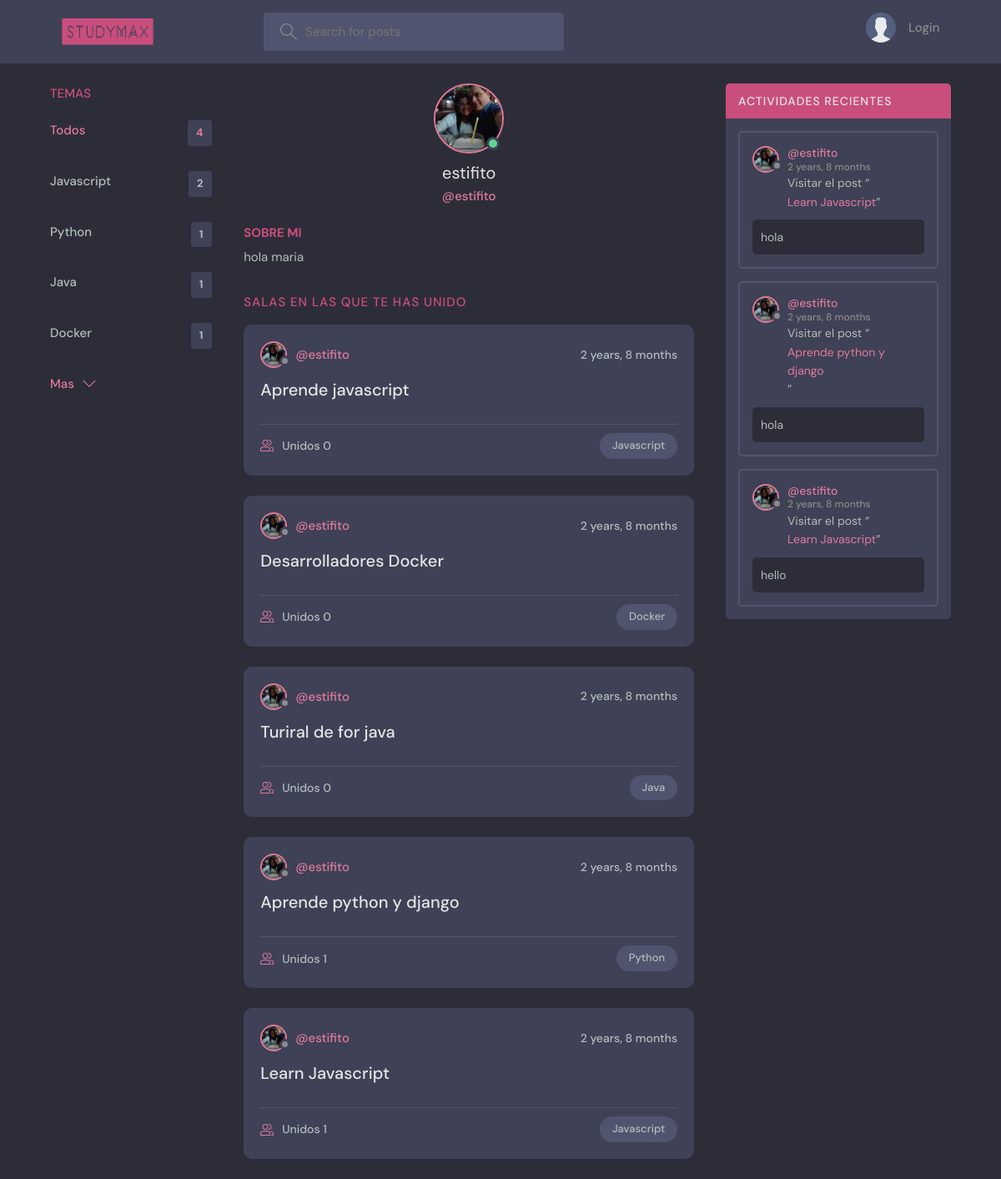
The app's page /profile/1/, older data.
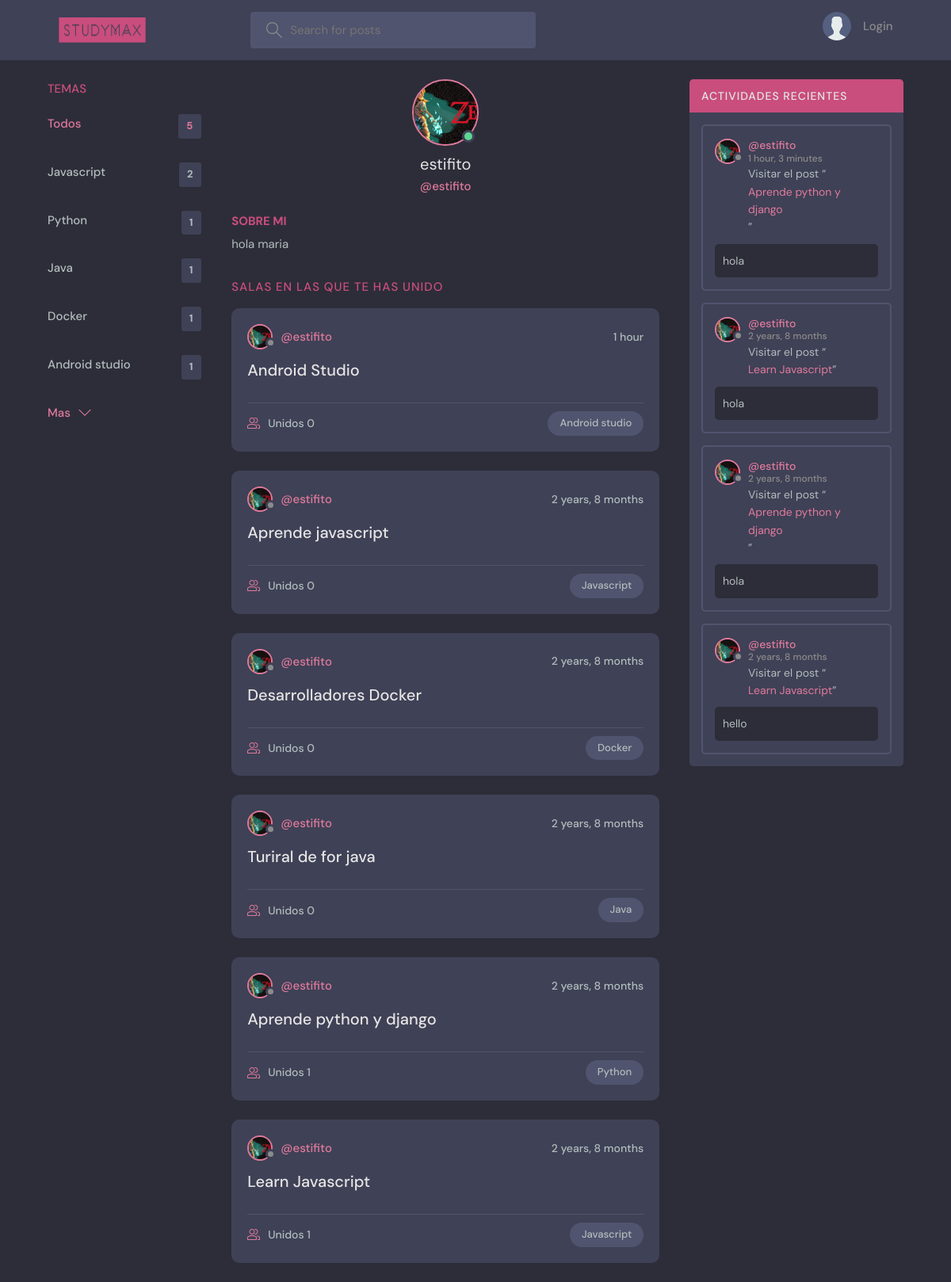
The same page, newer data.
### base/models.py (models this page shows, shortened)
class Topic(models.Model):
    name = models.CharField(max_length=200)

class User(AbstractUser):
    name = models.CharField(max_length=200, null=True)
    email = models.EmailField(unique=True, null=True)
    bio = models.TextField(null=True)
    avatar = models.ImageField(null=True, default="avatar.svg")
    USERNAME_FIELD = 'email'
    REQUIRED_FIELDS = []

class Room(models.Model):
    host = models.ForeignKey(User, on_delete=models.SET_NULL, null=True)
    topic = models.ForeignKey(Topic, on_delete=models.SET_NULL, null=True)
    name = models.CharField(max_length=200)
    description = models.TextField(null=True, blank=True)
    participants = models.ManyToManyField(
        User, related_name='participants', blank=True)
    updated = models.DateTimeField(auto_now=True)
    created = models.DateTimeField(auto_now_add=True)
    class Meta:
        ordering = ['-updated', '-created']
    def __str__(self):
        return self.name

class Message(models.Model):
    user = models.ForeignKey(User, on_delete=models.CASCADE)
    room = models.ForeignKey(Room, on_delete=models.CASCADE)
    body = models.TextField()
    updated = models.DateTimeField(auto_now=True)
    created = models.DateTimeField(auto_now_add=True)
    class Meta:
        ordering = ['-updated', '-created']

### base/views.py (the view)
# urls.py: path('profile/<str:pk>/', views.userProfile, name="user-profile"),
def userProfile(request, pk):
    user = User.objects.get(id=pk)
    rooms = user.room_set.all()
    room_messages = user.message_set.all()
    topics = Topic.objects.all()
    context = {'user': user, 'rooms': rooms,
               'room_messages': room_messages, 'topics': topics}
    return render(request, 'base/profile.html', context)

### base/templates/base/profile.html (shortened to what this page needs)
{% extends 'main.html' %}
{% block content %}
<main class="profile-page layout layout--3">
  <div class="container">
    {% include 'base/topics_component.html' %}
    <div class="roomList">
      <div class="profile">
        <div class="profile__avatar">
          <div class="avatar avatar--large active">
            <img src="{{user.avatar.url}}" />
          </div>
        </div>
        <div class="profile__info">
          <h3>{{user.name}}</h3>
          <p>@{{user.username}}</p>
        </div>
        <div class="profile__about">
          <h3>Sobre mi</h3>
          <p>
            {{user.bio}}
          </p>
        </div>
      </div>
      <div class="roomList__header">
        <div>
          <h2>Salas en las que te has unido</a>
          </h2>
        </div>
      </div>
      {% include 'base/feed_component.html' %}
    </div>
    {% include 'base/activity_component.html' %}
  </div>
</main>
{% endblock content %}

### templates/main.html (shortened to what this page needs)
{% load static %}
<!DOCTYPE html>
<html lang="en">
<head>
    <link rel="stylesheet" href="{% static 'styles/estilos.css' %}" />
</head>
<body>
    {% include 'navbar.html' %}
    {% block content %}
    {% endblock %}
</body>
</html>

### templates/navbar.html (shortened to what this page needs)
{% load static %}
<header class="header header--loggedIn">
    <div class="container">
        <a href="{% url 'home' %}" class="header__logo">
            <img src="{% static 'images/logo.png' %}" width="100%" />
        </a>
        <form class="header__search" method="GET" action="{% url 'home' %}">
            <label>
                <input name="q" placeholder="Search for posts" />
            </label>
        </form>
        <nav class="header__menu">
            {% if request.user.is_authenticated %}
            <div class="header__user">
                <a href="{% url 'update-user' %}">
                    <div class="avatar avatar--medium active">
                        <img src="{{request.user.avatar.url}}" />
                    </div>
                    <p>{{request.user.username}} <span>@{{request.user.username}}</span></p>
                </a>
                <button class="dropdown-button">
                    <svg version="1.1" xmlns="http://www.w3.org/2000/svg" width="32" height="32" viewBox="0 0 32 32">
                        <title>chevron-down</title>
                        <path d="M16 21l-13-13h-3l16 16 16-16h-3l-13 13z"></path>
                    </svg>
                </button>
            </div>
            {% else %}
            <a href="{% url 'login' %}">
                <img src="{% static 'images/avatar.svg' %}" />
                <p>Login</p>
            </a>
            {% endif %}
        </nav>
    </div>
</header>

### base/templates/base/topics_component.html
<div class="topics">
    <div class="topics__header">
        <h2>Temas</h2>
    </div>
    <ul class="topics__list">
        <li>
            <a href="{% url 'home' %}" class="active">Todos <span>{{topics.count}}</span></a>
        </li>
        {% for topic in topics %}
        <li>
            <a href="{% url 'home' %}?q={{topic.name}}">{{topic.name}}<span>{{topic.room_set.all.count}}</span></a>
        </li>
        {% endfor %}
    </ul>
    <a class="btn btn--link" href="{% url 'topics' %}">
        Mas
        <svg version="1.1" xmlns="http://www.w3.org/2000/svg" width="32" height="32" viewBox="0 0 32 32">
            <title>chevron-down</title>
            <path d="M16 21l-13-13h-3l16 16 16-16h-3l-13 13z"></path>
        </svg>
    </a>
</div>

### base/templates/base/feed_component.html (shortened to what this page needs)
{% load ratings %}
{% for room in rooms %}
<div class="roomListRoom">
    <div class="roomListRoom__header">
        <a href="{% url 'user-profile' room.host.id %}" class="roomListRoom__author">
            <div class="avatar avatar--small">
                <img src="{{room.host.avatar.url}}" />
            </div>
            <span>@{{room.host.username}}</span>
        </a>
        <div class="roomListRoom__actions">
            <span>{{room.created|timesince}}</span>
        </div>
    </div>
    <div class="roomListRoom__content">
        <a href="{% url 'room' room.id %}">{{room.name}}</a>
    </div>
    <div class="roomListRoom__meta">
        <a href="{% url 'room' room.id %}" class="roomListRoom__joined">
          Unidos    {{room.participants.all.count}}
        </a>
        <p class="roomListRoom__topic">{{room.topic.name}}</p>
    </div>
</div>
{% endfor %}

### base/templates/base/activity_component.html (shortened to what this page needs)
<div class="activities">
    <div class="activities__header">
        <h2>Actividades Recientes</h2>
    </div>
    {% for message in room_messages %}
    <div class="activities__box">
        <div class="activities__boxHeader roomListRoom__header">
            <a href="{% url 'user-profile' message.user.id %}" class="roomListRoom__author">
                <div class="avatar avatar--small">
                    <img src="{{message.user.avatar.url}}" />
                </div>
                <p>
                    @{{message.user.username}}
                    <span>{{message.created|timesince}} </span>
                </p>
            </a>
        </div>
        <div class="activities__boxContent">
            <p>Visitar el post “<a href="{% url 'room' message.room.id %}">{{message.room}}</a>”</p>
            <div class="activities__boxRoomContent">{{message.body}}</div>
        </div>
    </div>
    {% endfor %}
</div>

Row changes from the older to the newer data that the page shows:
added Topic: name "Android studio", room_set.all.count "1"
changed User "estifito": avatar: a different picture
added Room: host.avatar (picture), host.username "estifito", created "1 hour", name "Android Studio", participants.all.count "0", topic.name "Android studio"
changed through a linked row, Room "Aprende javascript": host.avatar: a different picture
changed through a linked row, Room "Desarrolladores Docker": host.avatar: a different picture
changed through a linked row, Room "Turiral de for java": host.avatar: a different picture
changed through a linked row, Room "Aprende python y django": host.avatar: a different picture
changed through a linked row, Room "Learn Javascript": host.avatar: a different picture
added Message: user.avatar (picture), user.username "estifito", created "1 hour, 3 minutes", room "Aprende python y django", body "hola"
changed through a linked row, Message (number 2 of 4 on the later page): user.avatar: a different picture
changed through a linked row, Message (number 3 of 4 on the later page): user.avatar: a different picture
changed through a linked row, Message "hello": user.avatar: a different picture
Text that changed along with them:
{{ topics.count }}: "4" → "5"
